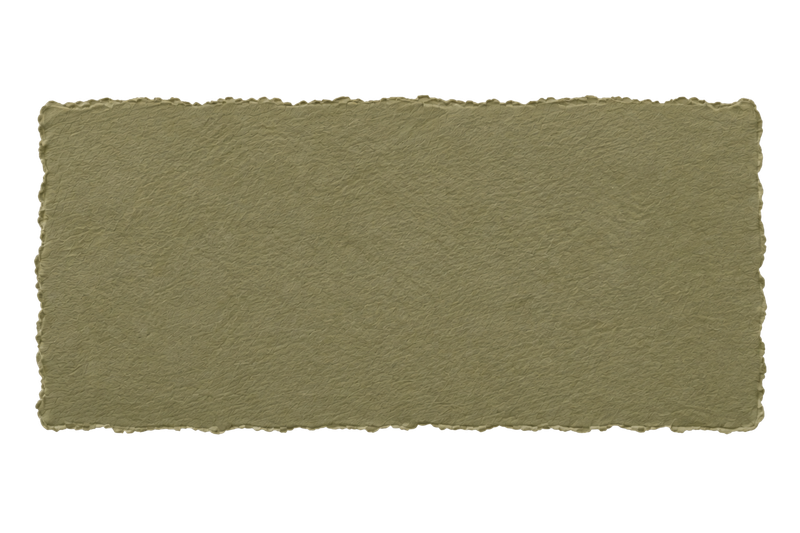
#> input picture cynthiayeduardo/assets/0ad206646b802178e45c06909496cb7f.png, 800 x 533 px, found by its file name; its folder holds only this picture in this run
$ python optimizar_assets.py
#> lines starting #> are read from the running program, lines starting #| are printed output that depends on the picture
#!/usr/bin/env python3
"""optimizar_assets.py — Aligera las imágenes y las tipografías de un evento SIN cambiar su aspecto.

Uso:      python optimizar_assets.py [carpeta_del_evento]        (por defecto ./ignacioysuly)
Requiere: pip install pillow numpy fonttools brotli beautifulsoup4 lxml

Qué hace (todo medido: si una conversión no supera el umbral de fidelidad, se deja el archivo como estaba):
  1. PNG opacos (papel, fotos, fondos)        → JPG progresivo 4:4:4 (la menor calidad con SSIM ≥ 0.98).
  2. JPG pesados                               → se re-comprimen solo si ahorran ≥ 20 % con SSIM ≥ 0.985 (si no, se dejan igual).
  3. PNG con transparencia
       · de línea (iconos de un solo color)    → PNG de 256 colores EXACTO (sin pérdida).
       · con textura (papel, sello, sobre)     → WebP de alta calidad (q 95, transparencia sin pérdida). Umbral: PSNR ≥ 44 dB y ≥ 3× más liviano.
  4. Imágenes más grandes de lo que se llega a ver (calculado con el ancho de Canva, el ancho máximo y pantallas 3×) → se reducen a esa escala.
  5. Tipografías (.woff/.woff2 de Canva)       → woff2 con solo las letras latinas (es/en); suelen bajar de ~280 KB a ~25 KB.
  6. Reescribe las referencias en invitacion.html / index.html, y escribe en index.html los @font-face y los
     <link rel="preload"> de las tipografías de la portada (entre los marcadores @@FUENTES-PORTADA@@).
Se puede ejecutar varias veces: lo ya optimizado se deja igual. Copia de seguridad en <carpeta>/../<evento>_originales/ (omitir con --sin-respaldo).
"""
import argparse, io, os, re, shutil, sys
import numpy as np
from PIL import Image

PSNR_WEBP, RATIO_WEBP, Q_WEBP, PSNR_JPG_PAPEL = 44.0, 3.0, 95, 42.0
SSIM_PNG_A_JPG, SSIM_JPG, AHORRO_JPG = .98, .985, .20          # fidelidad mínima (SSIM 1 = idéntica) y ahorro mínimo al re-comprimir un JPG
ESCALERA_JPG = (80, 84, 88, 90, 92)                              # calidades que se prueban, de menor a mayor, hasta cumplir la fidelidad
RANGO_LETRAS = ('U+0020-007E,U+00A0-024F,U+2010-2015,U+2018-201E,U+2020-2022,U+2026,U+2030,U+2039-203A,'
                'U+20AC,U+2122,U+2190-2193,U+2212,U+25CF')
FUENTES_PORTADA = [('YAFdJhX-538_0', ['400']), ('YAFdJi-0PQg_0', ['400', '500'])]       # familias y pesos que usa la portada (index.html)


def kb(n): return '%6.0f KB' % (n / 1024)


def sobre_fondo(im, bg):
    im = im.convert('RGBA'); b = Image.new('RGBA', im.size, bg); b.alpha_composite(im); return np.asarray(b.convert('RGB')).astype(np.float32)


def psnr(orig, cand):
    """PSNR mínimo de la imagen compuesta sobre blanco y sobre gris oscuro (así también se juzgan los bordes semitransparentes)."""
    if orig.size != cand.size: cand = cand.resize(orig.size, Image.LANCZOS)
    v = []
    for bg in ((255, 255, 255, 255), (60, 60, 60, 255)):
        a, b = sobre_fondo(orig, bg), sobre_fondo(cand, bg); m = float(((a - b) ** 2).mean())
        v.append(99.0 if m == 0 else 10 * np.log10(255 ** 2 / m))
    return min(v)


def bytes_png(im, **kw):
    b = io.BytesIO(); im.save(b, 'PNG', optimize=True, compress_level=9, **kw); return b.getvalue()


def bytes_jpg(im, q, **kw):
    b = io.BytesIO(); im.convert('RGB').save(b, 'JPEG', quality=q, optimize=True, progressive=True, subsampling=0, **kw); return b.getvalue()


# [21 lines left out: functions ssim, mejor_jpg, not called in this run]


def bytes_webp(im, q):
    b = io.BytesIO(); im.save(b, 'WEBP', quality=q, method=6, alpha_quality=100); return b.getvalue()


# [10 lines left out: function paleta_exacta, not called in this run]


def tiene_alfa(im):
    if im.mode == 'P' and 'transparency' in im.info: im = im.convert('RGBA')
    if im.mode not in ('RGBA', 'LA'): return False
    a = np.asarray(im.getchannel('A')); return (a < 250).mean() > 0.0005


def colores_rgb(im, bits=3):
    """Cantidad de colores distintos (con `bits` bits menos por canal) en la parte visible: pocos = arte plano / iconos de línea; muchos = fotos y texturas."""
    a = np.asarray(im.convert('RGBA')).reshape(-1, 4); a = a[a[:, 3] > 8][:, :3]
    if len(a) > 600000: a = a[::max(1, len(a) // 600000)]
    if not len(a): return 0
    a = (a >> bits).astype(np.uint32); return len(np.unique((a[:, 0] << 16) | (a[:, 1] << 8) | a[:, 2]))


def anchos_necesarios(carpeta, ancho_canva, ancho_max, dpr):
    """Ancho (px de pantalla) que como máximo llega a verse cada imagen de invitacion.html (px de Canva × escala máxima × densidad de pantalla)."""
    r = {}; ruta = os.path.join(carpeta, 'invitacion.html')
    if not os.path.exists(ruta): return r
    from bs4 import BeautifulSoup
    d = BeautifulSoup(open(ruta, encoding='utf8').read(), 'lxml'); k = ancho_max / ancho_canva * dpr
    for im in d.find_all('img'):
        m = re.search(r'assets/([\w.\-]+)$', im.get('src', ''))
        if not m: continue
        w = None
        for p in im.parents:
            st = p.get('style', '') if hasattr(p, 'get') else ''
            mm = re.search(r'(?<![\w-])width:\s*([\d.]+)px', st); mh = re.search(r'(?<![\w-])height:\s*([\d.]+)px', st)
            if mm and mh: w = float(mm.group(1)); break
        if w: r[m.group(1)] = max(r.get(m.group(1), 0), w * k)
    return r


def optimizar_imagen(ruta, nec, informe):
    nombre = os.path.basename(ruta); ext = os.path.splitext(nombre)[1].lower(); orig_bytes = os.path.getsize(ruta)
    if ext == '.webp': informe.append((nombre, nombre, orig_bytes, orig_bytes, 'ya es WebP')); return None
    im0 = Image.open(ruta); im0.load()
#> in optimizar_imagen, im0 is the input picture: PIL image 800x533 RGBA; mean R, G, B, A 82.6, 78.2, 55.9, 142.9
    alfa = tiene_alfa(im0); im = im0.convert('RGBA' if alfa else 'RGB')
#> in tiene_alfa, `a = np.asarray(im.getchannel('A'))`:
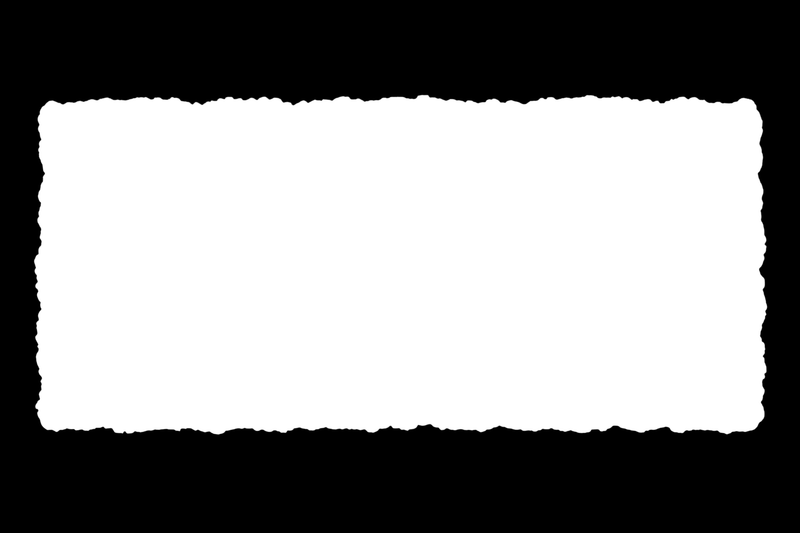
#> a: shape (533, 800); min 0, max 255, mean 142.9
#> after `alfa = tiene_alfa(im0)`: alfa = True
    w0, h0 = im.size; reducida = False
#> after `w0, h0 = im.size`: w0 = 800; h0 = 533
    if nec and w0 > nec * 1.25:                                                         # más grande de lo que se llega a ver
        w1 = int(np.ceil(nec * 1.15 / 16) * 16); h1 = int(round(h0 * w1 / w0)); im_r = im.resize((w1, h1), Image.LANCZOS); reducida = True
    else: im_r = im
    ref = im_r if reducida else im                                                      # contra qué se mide la fidelidad
    stem = os.path.splitext(nombre)[0]; cand = []                                       # (bytes, extensión nueva, nota)
    nota_red = ' · %d→%d px' % (w0, im_r.size[0]) if reducida else ''
#> nota_red = ''
    if not alfa:
        pocos = colores_rgb(im_r, 0) < 400                                              # arte plano con pocos colores exactos: el JPG lo ensuciaría
        if ext == '.png' and not pocos:
            r = mejor_jpg(ref, SSIM_PNG_A_JPG, PSNR_JPG_PAPEL)
            if r: cand.append((r[0], '.jpg', 'JPG q%d · %s%s' % (r[1], r[2], nota_red)))
        elif ext in ('.jpg', '.jpeg'):
            r = mejor_jpg(ref, SSIM_JPG)
            if r and (len(r[0]) <= orig_bytes * (1 - AHORRO_JPG) or reducida): cand.append((r[0], ext, 'JPG q%d · %s%s' % (r[1], r[2], nota_red)))
        if ext == '.png' and (not cand):
            cand.append((bytes_png(im_r), '.png', 'PNG optimizado' + nota_red))
    else:
        if colores_rgb(im_r, 3) <= 8:                                                   # iconos de línea de un solo color
            b = paleta_exacta(im_r)
            if b: cand.append((b, '.png', 'PNG 256 colores sin pérdida' + nota_red))
            else:                                                                       # bordes con matices: paleta de 256 si queda igual
                q = im_r.quantize(colors=256, method=Image.FASTOCTREE); bq = bytes_png(q); ps = psnr(ref, Image.open(io.BytesIO(bq)))
                if ps >= PSNR_WEBP: cand.append((bq, '.png', 'PNG 256 colores · PSNR %.1f dB%s' % (ps, nota_red)))
        if not cand:
            b = bytes_webp(im_r, Q_WEBP); ps = psnr(ref, Image.open(io.BytesIO(b)))
#> in psnr, `v = []`: v = []
#> the loop in psnr, `for bg in ((255, 255, 255, 255), (60, 60, 60, 255)):` made 2 passes
#> m on passes 1 to 2: 1.56, 1.56
#> after the loop in psnr, `for bg in ((255, 255, 255, 255), (60, 60, 60, 255)):`: v = [46.2, 46.19]
#> after `ps = psnr(ref, Image.open(io.BytesIO(b)))`: ps = 46.19
            if ps >= PSNR_WEBP and len(b) * RATIO_WEBP <= orig_bytes: cand.append((b, '.webp', 'WebP q%d · PSNR %.1f dB%s' % (Q_WEBP, ps, nota_red)))
        if not cand or reducida:
            cand.append((bytes_png(im_r), '.png', 'PNG optimizado' + nota_red))
    if not cand: informe.append((nombre, nombre, orig_bytes, orig_bytes, 'sin cambios')); return None
    b, e, nota = min(cand, key=lambda c: len(c[0]))
#> e = '.webp'; nota = 'WebP q95 · PSNR 46.2 dB'
    if len(b) >= orig_bytes * .97 and e == ext and not reducida: informe.append((nombre, nombre, orig_bytes, orig_bytes, 'sin cambios')); return None
    nuevo = stem + e; destino = os.path.join(os.path.dirname(ruta), nuevo)
#> after `nuevo = stem + e`: nuevo = '0ad206646b802178e45c06909496cb7f.webp'
    open(destino, 'wb').write(b)
    if destino != ruta: os.remove(ruta)
    informe.append((nombre, nuevo, orig_bytes, len(b), nota))
    return (nombre, nuevo) if nuevo != nombre else None


# [18 lines left out: function subconjunto_fuente, not called in this run]


def reescribir(archivo, cambios, fuentes):
    if not os.path.exists(archivo): return 0
    s = open(archivo, encoding='utf8').read(); n = 0
    for a, b in cambios:
        t = s.replace('assets/' + a, 'assets/' + b); n += t != s; s = t
    for a, b in fuentes:                                                                  # woff → woff2: también el formato declarado
        s = re.sub(r'(url\(["\']?assets/' + re.escape(b) + r'["\']?\))\s*format\(["\']woff["\']\)', r'\1 format("woff2")', s)
    open(archivo, 'w', encoding='utf8').write(s); return n


def reparar_referencias(carpeta):
    """Si un HTML apunta a assets/X.png pero solo existe X.webp / X.jpg / X.woff2 (de una ejecución anterior), corrige la referencia."""
    assets = os.path.join(carpeta, 'assets'); n = 0
    existentes = {os.path.splitext(f)[0]: f for f in os.listdir(assets)}
    for nombre in ('invitacion.html', 'index.html'):   # rsvp.html no se toca: sus fondos aceptan .jpg y .png
        ruta = os.path.join(carpeta, nombre)
        if not os.path.exists(ruta): continue
        s = open(ruta, encoding='utf8').read()
        # [7 lines left out: function cambia, not called in this run]
        t = re.sub(r'assets/([\w\-]+)(\.(?:png|jpe?g|webp|woff2?))', cambia, s)
        t = re.sub(r'(url\(["\']?assets/[\w\-]+\.woff2["\']?\))\s*format\(["\']woff["\']\)', r'\1 format("woff2")', t)
        if t != s: open(ruta, 'w', encoding='utf8').write(t)
    return n


def bloque_portada(carpeta):
    """@font-face + preload de las tipografías de la portada, tomados del propio Canva (sus nombres de archivo cambian en cada exportación)."""
    ruta = os.path.join(carpeta, 'invitacion.html')
    if not os.path.exists(ruta): return None
    css = open(ruta, encoding='utf8').read(); reglas = {}; pre = []
    for m in re.finditer(r'@font-face\s*\{([^}]*)\}', css):
        t = m.group(1)
        fam = re.search(r'font-family:\s*["\']?([^;"\']+)', t); st = re.search(r'font-style:\s*(\w+)', t); wt = re.search(r'font-weight:\s*(\d+)', t); u = re.search(r'url\(["\']?(assets/[^"\')]+)', t)
        if fam and st and wt and u and st.group(1) == 'normal': reglas[(fam.group(1).strip(), wt.group(1))] = u.group(1)
    css_out, vistos = [], set()
    for fam, pesos in FUENTES_PORTADA:
        for p in pesos:
            u = reglas.get((fam, p))
            if not u: continue
            css_out.append('@font-face{font-family:"%s";font-weight:%s;font-style:normal;font-display:block;src:url(%s) format("woff2")}' % (fam, p, u))
            if u not in vistos: vistos.add(u); pre.append('<link rel="preload" as="font" type="font/woff2" href="%s" crossorigin>' % u)
    return pre, css_out


# [7 lines left out: function escribir_bloque, not called in this run]


def main():
    ap = argparse.ArgumentParser(description=__doc__, formatter_class=argparse.RawDescriptionHelpFormatter)
    ap.add_argument('carpeta', nargs='?', default='ignacioysuly'); ap.add_argument('--sin-respaldo', action='store_true')
    ap.add_argument('--ancho-canva', type=float, default=None); ap.add_argument('--ancho-maximo', type=float, default=None); ap.add_argument('--dpr', type=float, default=3)
    a = ap.parse_args(); carpeta = a.carpeta.rstrip('/\\'); assets = os.path.join(carpeta, 'assets')
    if not os.path.isdir(assets): sys.exit('No existe %s' % assets)
    idx = open(os.path.join(carpeta, 'index.html'), encoding='utf8').read() if os.path.exists(os.path.join(carpeta, 'index.html')) else ''
    ac = a.ancho_canva or float((re.search(r'anchoCanva:\s*([\d.]+)', idx) or [0, 465])[1]); am = a.ancho_maximo or float((re.search(r'anchoMaximo:\s*([\d.]+)', idx) or [0, 700])[1])
    if not a.sin_respaldo:
        resp = carpeta + '_originales'
        if not os.path.exists(resp): shutil.copytree(carpeta, resp); print('Copia de seguridad en', resp)
    nec = anchos_necesarios(carpeta, ac, am, a.dpr); informe, imgs, fonts = [], [], []
    for f in sorted(os.listdir(assets)):
        ruta = os.path.join(assets, f); e = os.path.splitext(f)[1].lower()
        if f.startswith('rsvp_logo') or f.startswith('logo_portada'): continue            # logos propios del evento: se respetan
        if e in ('.png', '.jpg', '.jpeg', '.webp'):
            c = optimizar_imagen(ruta, nec.get(f), informe)
#> c = ('0ad206646b802178e45c06909496cb7f.png', '0ad206646b802178e45c06909496cb7f.webp')
            if c: imgs.append(c)
        elif e in ('.woff', '.woff2'):
            c = subconjunto_fuente(ruta, informe)
            if c: fonts.append(c)
    ref = sum(reescribir(os.path.join(carpeta, x), imgs + fonts, fonts) for x in ('invitacion.html', 'index.html'))   # rsvp.html no se toca: sus fondos aceptan .jpg y .png
    ref += reparar_referencias(carpeta)
#> ref = 0
    b = bloque_portada(carpeta); bl = escribir_bloque(carpeta, *b) if b else False
    print('\n%-44s %-44s %10s %10s  %s' % ('archivo', 'resultado', 'antes', 'después', 'detalle'))
    for o, n, x, y, nota in sorted(informe, key=lambda r: -(r[2] - r[3])):
        print('%-44s %-44s %s %s  %s' % (o[:44], n[:44] if n != o else '=', kb(x), kb(y), nota))
    t0, t1 = sum(r[2] for r in informe), sum(r[3] for r in informe)
    print('\nTOTAL %s → %s  (−%.0f %%) · %d referencia(s) corregida(s) · bloque de tipografías de la portada: %s'
          % (kb(t0).strip(), kb(t1).strip(), 100 * (1 - t1 / max(1, t0)), ref, 'actualizado' if bl else 'no encontrado en index.html'))
#| TOTAL 397 KB → 102 KB  (−74 %) · 0 referencia(s) corregida(s) · bloque de tipografías de la portada: no encontrado en index.html


if __name__ == '__main__':
    main()

$ run again, on cynthiayeduardo/assets/2e48ce673270358e6b19b7878ba992c4.png
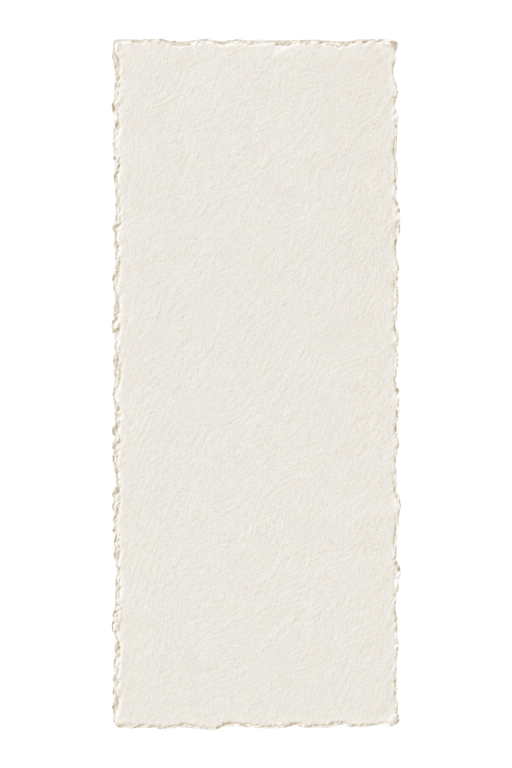
#> input picture cynthiayeduardo/assets/2e48ce673270358e6b19b7878ba992c4.png, 1024 x 1536 px, found by its file name (shown at 1/2 size)
#> in optimizar_imagen, im0 is the input picture: PIL image 1024x1536 RGBA; mean R, G, B, A 169.4, 166.1, 158.8, 126.4
#> in tiene_alfa, `a = np.asarray(im.getchannel('A'))`:
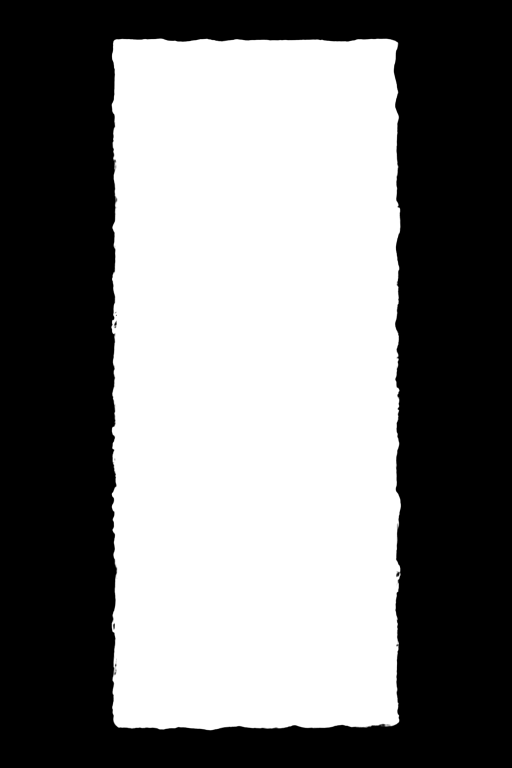
#> a: shape (1536, 1024) (shown at 1/2 size); min 0, max 255, mean 126.4
#> alfa = True
#> in psnr, `v = []`: v = []
#> the loop in psnr, `for bg in ((255, 255, 255, 255), (60, 60, 60, 255)):` made 2 passes
#> m on passes 1 to 2: 1.27, 1.27
#> after the loop in psnr, `for bg in ((255, 255, 255, 255), (60, 60, 60, 255)):`: v = [47.08, 47.08]
#> ps = 47.08
#> e = '.webp'; nota = 'WebP q95 · PSNR 47.1 dB'
#> nuevo = '2e48ce673270358e6b19b7878ba992c4.webp'
#> c = ('2e48ce673270358e6b19b7878ba992c4.png', '2e48ce673270358e6b19b7878ba992c4.webp')
#> ref = 0
#| TOTAL 1079 KB → 173 KB  (−84 %) · 0 referencia(s) corregida(s) · bloque de tipografías de la portada: no encontrado en index.html

$ run again, on cynthiayeduardo/assets/0e0fbdf18e531d82dc436faa64d2d0a9.png
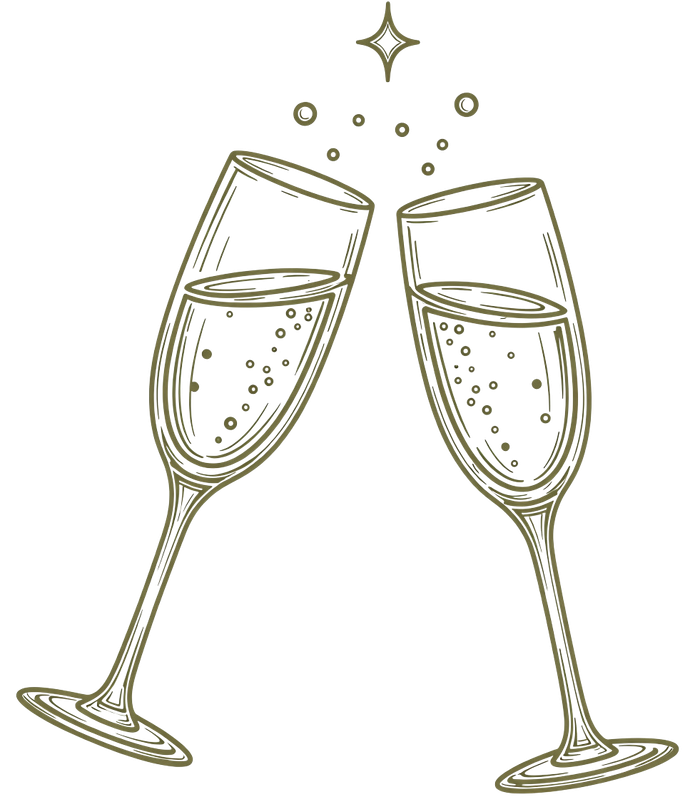
#> input picture cynthiayeduardo/assets/0e0fbdf18e531d82dc436faa64d2d0a9.png, 685 x 799 px, found by its file name
#> in optimizar_imagen, im0 is the input picture: PIL image 685x799 RGBA; mean R, G, B, A 19, 18.8, 14.4, 21.2
#> in tiene_alfa, `a = np.asarray(im.getchannel('A'))`:
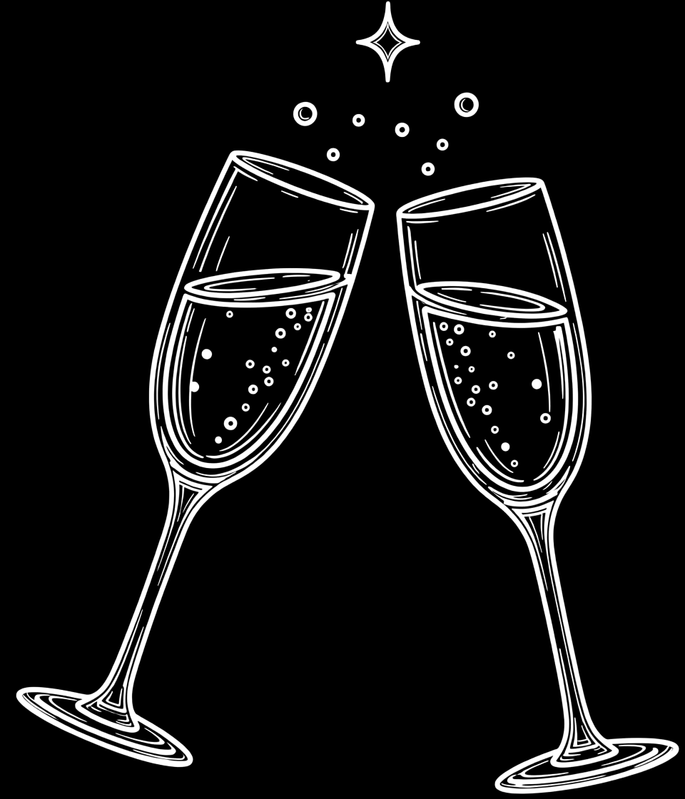
#> a: shape (799, 685); min 0, max 255, mean 21.2
#> alfa = True
#> in psnr, `v = []`: v = []
#> the loop in psnr, `for bg in ((255, 255, 255, 255), (60, 60, 60, 255)):` made 2 passes
#> m on passes 1 to 2: 0.732, 0.733
#> after the loop in psnr, `for bg in ((255, 255, 255, 255), (60, 60, 60, 255)):`: v = [49.49, 49.48]
#> ps = 49.48
#> e = '.png'; nota = 'PNG optimizado'
